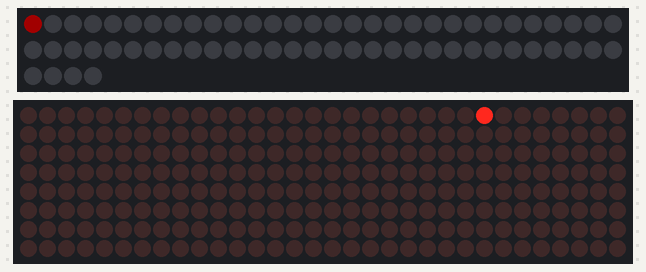
A sketch run on a simulated ATtiny85, built with avr-gcc and run on an emulated ATtiny85. On the bench: 64 RGB LEDs in strip order, left to right, continuing on the next row, 32×8 LED matrix. Dim RGB values are drawn brighter than linear.

Above: at 0.03 s.
At 4.98 s:
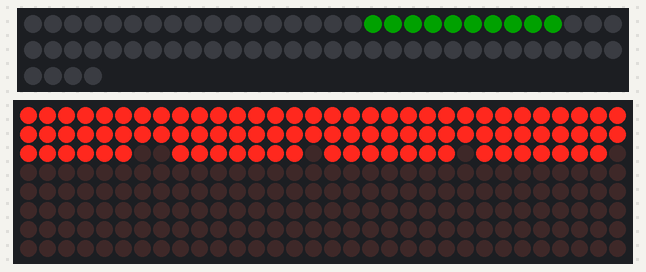
At 9.94 s:
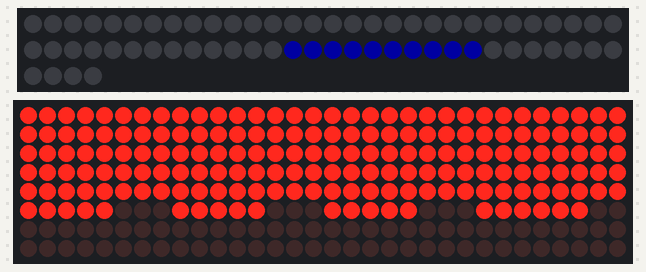
At 19.98 s:
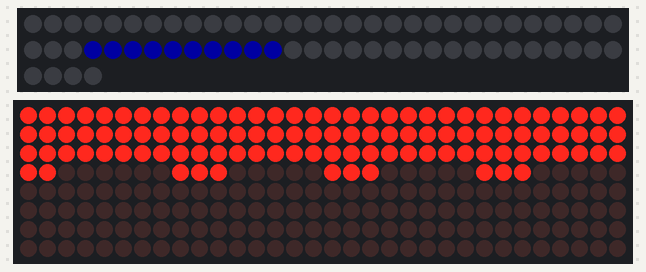
At 29.92 s:
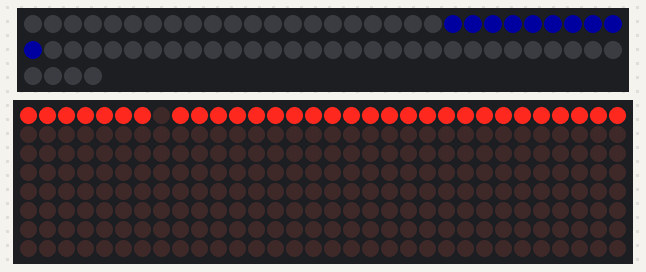
At 39.95 s:
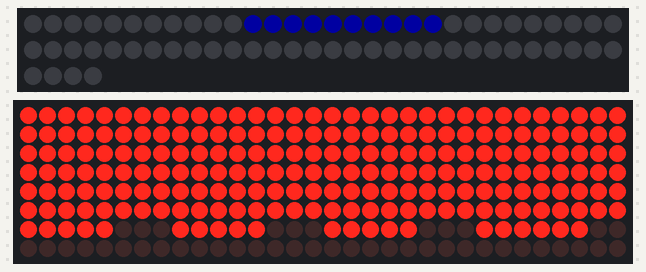

The sketch:

LEDINGSBUMS.ino
```cpp
#include <SPI.h>
#include <Adafruit_DotStar.h>
#include "LedControl.h"


LedControl lc=LedControl(16,15,10,4);
unsigned long delaytime=50;

#define NUMPIXELS 64 // Number of LEDs in strip

// Here's how to control the LEDs from any two pins:
#define DATAPIN    4
#define CLOCKPIN   5
Adafruit_DotStar strip(NUMPIXELS, DATAPIN, CLOCKPIN, DOTSTAR_BGR);

int      head  = 0, tail = -10; // Index of first 'on' and 'off' pixels
uint32_t color = 0x220000;      // 'On' color (starts red)


void setup() {


#if defined(__AVR_ATtiny85__) && (F_CPU == 16000000L)
  clock_prescale_set(clock_div_1); // Enable 16 MHz on Trinket
#endif

  strip.begin(); // Initialize pins for output
  strip.show();  // Turn all LEDs off ASAP


  //we have already set the number of devices when we created the LedControl
  int devices=lc.getDeviceCount();
  //we have to init all devices in a loop
  for(int address=0;address<devices;address++) {
    /*The MAX72XX is in power-saving mode on startup*/
    lc.shutdown(address,false);
    /* Set the brightness to a medium values */
    lc.setIntensity(address,15);
    /* and clear the display */
    lc.clearDisplay(address);
  }
}

void loop() {
  //read the number cascaded devices
  int devices=lc.getDeviceCount();

  //we have to init all devices in a loop
  for(int row=0;row<8;row++) {
    for(int col=0;col<8;col++) {
      for(int address=0;address<devices;address++) {
        lc.setLed(address,row,col,true);

        strip.setPixelColor(head, color); // 'On' pixel at head
        strip.setPixelColor(tail, 0);     // 'Off' pixel at tail
        strip.show();                     // Refresh strip

        if(++head >= NUMPIXELS) {         // Increment head index.  Off end of strip?
          head = 0;                       //  Yes, reset head index to start
          if((color >>= 8) == 0)          //  Next color (R->G->B) ... past blue now?
            color = 0x220000;             //   Yes, reset to red
        }
        if(++tail >= NUMPIXELS) tail = 0;

                delay(delaytime);

      }
    }
  }
    for(int address=0;address<4;address++) {
      lc.clearDisplay(address);

    }

}
```
